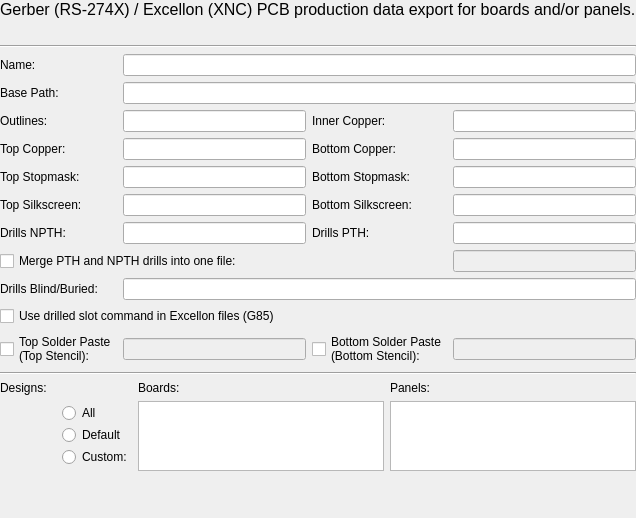
<?xml version="1.0" encoding="UTF-8"?>
<ui version="4.0">
 <class>librepcb::editor::GerberExcellonOutputJobWidget</class>
 <widget class="QWidget" name="librepcb::editor::GerberExcellonOutputJobWidget">
  <property name="geometry">
   <rect>
    <x>0</x>
    <y>0</y>
    <width>611</width>
    <height>518</height>
   </rect>
  </property>
  <property name="windowTitle">
   <string>Form</string>
  </property>
  <layout class="QGridLayout" name="gridLayout">
   <property name="leftMargin">
    <number>0</number>
   </property>
   <property name="topMargin">
    <number>0</number>
   </property>
   <property name="rightMargin">
    <number>0</number>
   </property>
   <property name="bottomMargin">
    <number>0</number>
   </property>
   <item row="5" column="2">
    <widget class="QLineEdit" name="edtSuffixOutlines">
     <property name="maxLength">
      <number>255</number>
     </property>
    </widget>
   </item>
   <item row="13" column="2">
    <widget class="QLineEdit" name="edtSuffixSolderPasteTop">
     <property name="enabled">
      <bool>false</bool>
     </property>
     <property name="maxLength">
      <number>255</number>
     </property>
    </widget>
   </item>
   <item row="9" column="0" colspan="2">
    <widget class="QLabel" name="label_12">
     <property name="text">
      <string>Drills NPTH:</string>
     </property>
    </widget>
   </item>
   <item row="3" column="0">
    <widget class="QLabel" name="label_4">
     <property name="text">
      <string>Name:</string>
     </property>
    </widget>
   </item>
   <item row="15" column="0">
    <widget class="QLabel" name="label_2">
     <property name="text">
      <string>Designs:</string>
     </property>
     <property name="alignment">
      <set>Qt::AlignmentFlag::AlignLeading|Qt::AlignmentFlag::AlignLeft|Qt::AlignmentFlag::AlignTop</set>
     </property>
    </widget>
   </item>
   <item row="7" column="0" colspan="2">
    <widget class="QLabel" name="label_15">
     <property name="text">
      <string>Top Stopmask:</string>
     </property>
    </widget>
   </item>
   <item row="6" column="4">
    <widget class="QLineEdit" name="edtSuffixCopperBot">
     <property name="maxLength">
      <number>255</number>
     </property>
    </widget>
   </item>
   <item row="7" column="4">
    <widget class="QLineEdit" name="edtSuffixSoldermaskBot">
     <property name="maxLength">
      <number>255</number>
     </property>
    </widget>
   </item>
   <item row="9" column="3">
    <widget class="QLabel" name="label_13">
     <property name="text">
      <string>Drills PTH:</string>
     </property>
    </widget>
   </item>
   <item row="13" column="4">
    <widget class="QLineEdit" name="edtSuffixSolderPasteBot">
     <property name="enabled">
      <bool>false</bool>
     </property>
     <property name="maxLength">
      <number>255</number>
     </property>
    </widget>
   </item>
   <item row="11" column="0" colspan="2">
    <widget class="QLabel" name="label_18">
     <property name="text">
      <string>Drills Blind/Buried:</string>
     </property>
    </widget>
   </item>
   <item row="4" column="0" colspan="2">
    <widget class="QLabel" name="label_6">
     <property name="text">
      <string>Base Path:</string>
     </property>
    </widget>
   </item>
   <item row="6" column="2">
    <widget class="QLineEdit" name="edtSuffixCopperTop">
     <property name="maxLength">
      <number>255</number>
     </property>
    </widget>
   </item>
   <item row="6" column="0" colspan="2">
    <widget class="QLabel" name="label_14">
     <property name="text">
      <string>Top Copper:</string>
     </property>
    </widget>
   </item>
   <item row="8" column="0" colspan="2">
    <widget class="QLabel" name="label_10">
     <property name="text">
      <string>Top Silkscreen:</string>
     </property>
    </widget>
   </item>
   <item row="7" column="2">
    <widget class="QLineEdit" name="edtSuffixSoldermaskTop">
     <property name="maxLength">
      <number>255</number>
     </property>
    </widget>
   </item>
   <item row="1" column="0" colspan="5">
    <widget class="QLabel" name="lblInfo">
     <property name="wordWrap">
      <bool>true</bool>
     </property>
    </widget>
   </item>
   <item row="5" column="4">
    <widget class="QLineEdit" name="edtSuffixCopperInner">
     <property name="maxLength">
      <number>255</number>
     </property>
    </widget>
   </item>
   <item row="2" column="0" colspan="5">
    <widget class="Line" name="line">
     <property name="orientation">
      <enum>Qt::Orientation::Horizontal</enum>
     </property>
    </widget>
   </item>
   <item row="3" column="2" colspan="3">
    <widget class="QLineEdit" name="edtName"/>
   </item>
   <item row="8" column="4">
    <widget class="QLineEdit" name="edtSuffixSilkscreenBot">
     <property name="maxLength">
      <number>255</number>
     </property>
    </widget>
   </item>
   <item row="12" column="0" colspan="5">
    <widget class="QCheckBox" name="cbxUseG85Slots">
     <property name="toolTip">
      <string>Export slots as drilled (G85) instead of routed (G00..G03).
Not recommended unless the G00..G03 are causing troubles with the PCB manufacturer.
Attention: Curved slots are not supported in G85 mode (will raise an error).</string>
     </property>
     <property name="text">
      <string>Use drilled slot command in Excellon files (G85)</string>
     </property>
    </widget>
   </item>
   <item row="13" column="3">
    <widget class="QCheckBox" name="cbxSolderPasteBot">
     <property name="text">
      <string>Bottom Solder Paste
(Bottom Stencil):</string>
     </property>
    </widget>
   </item>
   <item row="5" column="3">
    <widget class="QLabel" name="label_17">
     <property name="text">
      <string>Inner Copper:</string>
     </property>
    </widget>
   </item>
   <item row="6" column="3">
    <widget class="QLabel" name="label_7">
     <property name="text">
      <string>Bottom Copper:</string>
     </property>
    </widget>
   </item>
   <item row="8" column="3">
    <widget class="QLabel" name="label_5">
     <property name="text">
      <string>Bottom Silkscreen:</string>
     </property>
    </widget>
   </item>
   <item row="5" column="0" colspan="2">
    <widget class="QLabel" name="label_8">
     <property name="text">
      <string>Outlines:</string>
     </property>
    </widget>
   </item>
   <item row="16" column="2">
    <spacer name="verticalSpacer">
     <property name="orientation">
      <enum>Qt::Orientation::Vertical</enum>
     </property>
     <property name="sizeHint" stdset="0">
      <size>
       <width>20</width>
       <height>0</height>
      </size>
     </property>
    </spacer>
   </item>
   <item row="15" column="1" colspan="4">
    <layout class="QGridLayout" name="gridLayout_3" columnstretch="0,0,1,1">
     <item row="0" column="3">
      <widget class="QLabel" name="label_9">
       <property name="text">
        <string>Panels:</string>
       </property>
      </widget>
     </item>
     <item row="1" column="3">
      <widget class="QListWidget" name="lstPanels">
       <property name="sizePolicy">
        <sizepolicy hsizetype="Expanding" vsizetype="Preferred">
         <horstretch>0</horstretch>
         <verstretch>0</verstretch>
        </sizepolicy>
       </property>
       <property name="horizontalScrollBarPolicy">
        <enum>Qt::ScrollBarPolicy::ScrollBarAlwaysOff</enum>
       </property>
       <property name="sizeAdjustPolicy">
        <enum>QAbstractScrollArea::SizeAdjustPolicy::AdjustToContents</enum>
       </property>
       <property name="resizeMode">
        <enum>QListView::ResizeMode::Adjust</enum>
       </property>
      </widget>
     </item>
     <item row="1" column="2">
      <widget class="QListWidget" name="listBoards">
       <property name="sizePolicy">
        <sizepolicy hsizetype="Expanding" vsizetype="Preferred">
         <horstretch>0</horstretch>
         <verstretch>0</verstretch>
        </sizepolicy>
       </property>
       <property name="horizontalScrollBarPolicy">
        <enum>Qt::ScrollBarPolicy::ScrollBarAlwaysOff</enum>
       </property>
       <property name="sizeAdjustPolicy">
        <enum>QAbstractScrollArea::SizeAdjustPolicy::AdjustToContents</enum>
       </property>
       <property name="resizeMode">
        <enum>QListView::ResizeMode::Adjust</enum>
       </property>
      </widget>
     </item>
     <item row="0" column="2">
      <widget class="QLabel" name="label_3">
       <property name="text">
        <string>Boards:</string>
       </property>
      </widget>
     </item>
     <item row="1" column="0">
      <layout class="QVBoxLayout" name="verticalLayout_2">
       <property name="spacing">
        <number>0</number>
       </property>
       <item>
        <widget class="QRadioButton" name="rbtnAll">
         <property name="text">
          <string>All</string>
         </property>
        </widget>
       </item>
       <item>
        <widget class="QRadioButton" name="rbtnDefault">
         <property name="text">
          <string>Default</string>
         </property>
        </widget>
       </item>
       <item>
        <widget class="QRadioButton" name="rbtnCustom">
         <property name="text">
          <string>Custom:</string>
         </property>
        </widget>
       </item>
      </layout>
     </item>
    </layout>
   </item>
   <item row="8" column="2">
    <widget class="QLineEdit" name="edtSuffixSilkscreenTop">
     <property name="maxLength">
      <number>255</number>
     </property>
    </widget>
   </item>
   <item row="7" column="3">
    <widget class="QLabel" name="label_11">
     <property name="text">
      <string>Bottom Stopmask:</string>
     </property>
    </widget>
   </item>
   <item row="10" column="0" colspan="4">
    <widget class="QCheckBox" name="cbxDrillsMerge">
     <property name="text">
      <string>Merge PTH and NPTH drills into one file:</string>
     </property>
    </widget>
   </item>
   <item row="13" column="0" colspan="2">
    <widget class="QCheckBox" name="cbxSolderPasteTop">
     <property name="text">
      <string>Top Solder Paste
(Top Stencil):</string>
     </property>
    </widget>
   </item>
   <item row="11" column="2" colspan="3">
    <widget class="QLineEdit" name="edtSuffixDrillsBuried"/>
   </item>
   <item row="4" column="2" colspan="3">
    <widget class="QLineEdit" name="edtBasePath">
     <property name="maxLength">
      <number>255</number>
     </property>
    </widget>
   </item>
   <item row="10" column="4">
    <widget class="QLineEdit" name="edtSuffixDrills">
     <property name="enabled">
      <bool>false</bool>
     </property>
     <property name="maxLength">
      <number>255</number>
     </property>
    </widget>
   </item>
   <item row="9" column="4">
    <widget class="QLineEdit" name="edtSuffixDrillsPth">
     <property name="maxLength">
      <number>255</number>
     </property>
    </widget>
   </item>
   <item row="14" column="0" colspan="5">
    <widget class="Line" name="line_2">
     <property name="orientation">
      <enum>Qt::Orientation::Horizontal</enum>
     </property>
    </widget>
   </item>
   <item row="9" column="2">
    <widget class="QLineEdit" name="edtSuffixDrillsNpth">
     <property name="maxLength">
      <number>255</number>
     </property>
    </widget>
   </item>
   <item row="0" column="0" colspan="5">
    <widget class="QLabel" name="label">
     <property name="font">
      <font>
       <pointsize>12</pointsize>
      </font>
     </property>
     <property name="text">
      <string>Gerber (RS-274X) / Excellon (XNC) PCB production data export for boards and/or panels.</string>
     </property>
    </widget>
   </item>
  </layout>
 </widget>
 <tabstops>
  <tabstop>edtName</tabstop>
  <tabstop>edtBasePath</tabstop>
  <tabstop>edtSuffixOutlines</tabstop>
  <tabstop>edtSuffixCopperInner</tabstop>
  <tabstop>edtSuffixCopperTop</tabstop>
  <tabstop>edtSuffixCopperBot</tabstop>
  <tabstop>edtSuffixSoldermaskTop</tabstop>
  <tabstop>edtSuffixSoldermaskBot</tabstop>
  <tabstop>edtSuffixSilkscreenTop</tabstop>
  <tabstop>edtSuffixSilkscreenBot</tabstop>
  <tabstop>edtSuffixDrillsNpth</tabstop>
  <tabstop>edtSuffixDrillsPth</tabstop>
  <tabstop>cbxDrillsMerge</tabstop>
  <tabstop>edtSuffixDrills</tabstop>
  <tabstop>edtSuffixDrillsBuried</tabstop>
  <tabstop>cbxUseG85Slots</tabstop>
  <tabstop>cbxSolderPasteTop</tabstop>
  <tabstop>edtSuffixSolderPasteTop</tabstop>
  <tabstop>cbxSolderPasteBot</tabstop>
  <tabstop>edtSuffixSolderPasteBot</tabstop>
  <tabstop>rbtnDefault</tabstop>
  <tabstop>rbtnAll</tabstop>
  <tabstop>rbtnCustom</tabstop>
 </tabstops>
 <resources/>
 <connections/>
</ui>
